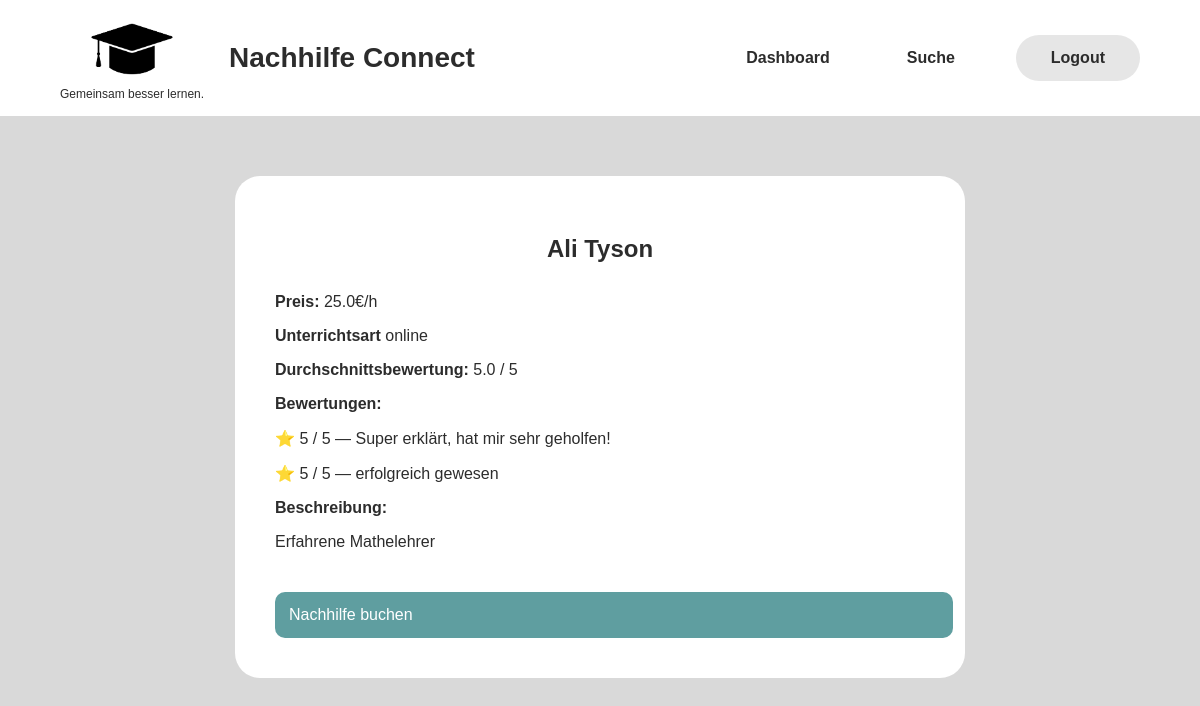
/lehrerprofil/1, run on the app's committed database.
### models.py (models this page shows)
class User(db.Model):
    __tablename__ = "users"
    id = db.Column(db.Integer, primary_key=True)
    vorname = db.Column(db.String(100), nullable=False)
    nachname = db.Column(db.String(100), nullable=False)
    rolle = db.Column(db.String(20), nullable=False)                   #Schüler / lehrer
    telefon = db.Column(db.String(30), nullable=True)
    email = db.Column(db.String(120), unique=True, nullable=False)
    passwort = db.Column(db.String(255), nullable=False)
    buchungen_als_lehrer = db.relationship('Buchung', foreign_keys='Buchung.lehrer_id')

class LehrerProfil(db.Model):
    __tablename__ = "lehrer_profile"
    id = db.Column(db.Integer, primary_key=True)
    user_id = db.Column(db.Integer, db.ForeignKey('users.id'))
    user = db.relationship('User')
    faecher = db.relationship('LehrerFach')
    lehrer_typ = db.Column(db.String(30), nullable=False)                        #student / lehrer / tutor
    beschreibung = db.Column(db.Text)
    erfahrung_jahre = db.Column(db.Integer, nullable=True)
    unterrichtsart = db.Column(db.String(30), nullable=False)                    #online / vor_ort / beides
    stundenpreis = db.Column(db.Float)
    durchschnittsbewertung = db.Column(db.Numeric(3, 2), nullable=True, default=0)
    bewertungsanzahl = db.Column(db.Integer, nullable=False, default=0)
    verfuegbar = db.Column(db.Boolean, nullable=False, default=True)
    ort = db.Column(db.String(200), nullable=True)
    verifizierungs_status = db.Column(db.String(30), nullable=False, default="ausstehend")

class Bewertung(db.Model):
    __tablename__ = "bewertung"
    id = db.Column(db.Integer, primary_key=True)
    buchung_id = db.Column(db.Integer, db.ForeignKey("buchung.id"), unique=True, nullable=False)
    bewerter_id = db.Column(db.Integer, db.ForeignKey("users.id"), nullable=False)
    bewertet_id = db.Column(db.Integer, db.ForeignKey("users.id"), nullable=False)
    sterne = db.Column(db.Integer, nullable=False)
    kommentar = db.Column(db.Text, nullable=True)
    erstellt_am = db.Column(db.DateTime, nullable=False, default=datetime.utcnow)

### app.py (the view)
@app.route('/lehrerprofil/<int:id>')
def teacher_profile(id):
    lehrer = LehrerProfil.query.get(id)
    bewertungen = []
    for buchung in lehrer.user.buchungen_als_lehrer:
        if buchung.bewertung:
            bewertungen.append(buchung.bewertung)
    if bewertungen:
        durchschnitt = sum(b.sterne for b in bewertungen) / len(bewertungen)
    else:
        durchschnitt = 0
    return render_template(
        'teacher_profile.html',
        lehrer=lehrer,
        bewertungen=bewertungen,
        durchschnitt=durchschnitt
    )

### templates/teacher_profile.html (shortened to what this page needs)
<!DOCTYPE html>
<html lang="de">
<head>
    <link rel="stylesheet" href="{{ url_for('static', filename='css/style.css') }}">
</head>
<body>
    <header>
        <div class="header-left">
        <div class="logo">
            <img src="{{ url_for('static', filename='images/logo.png') }}" alt="Nachhilfe Connect Logo">
            <p>Gemeinsam besser lernen.</p>
        </div>
        <h1>Nachhilfe Connect</h1>
</div>
        <nav>
            <ul>
            <li><a href="{{ url_for('student_dashboard') }}">Dashboard</a></li>
            <li><a href="{{ url_for('teacher_search') }}">Suche</a></li>
            <li><a class="login-button" href="{{ url_for('logout') }}">Logout</a></li>
            </ul>
        </nav>
    </header>
    <main>
        <section class="profile-container">
             <div class="profile-card">
                 <h2>{{ lehrer.user.vorname }} {{ lehrer.user.nachname }}</h2>
                 <p><strong>Preis:</strong> {{ lehrer.stundenpreis }}€/h</p>
                 <p><strong>Unterrichtsart</strong> {{ lehrer.unterrichtsart }}</p>
                 <p><strong>Durchschnittsbewertung:</strong> {{ "%.1f"|format(durchschnitt) }} / 5</p>
            {% if bewertungen  %}
                    <p><strong>Bewertungen:</strong></p>
                    {% for bewertung in bewertungen  %}
                            <p>⭐ {{ bewertung.sterne }} / 5 — {{ bewertung.kommentar }}</p>
                    {% endfor %}
                    {% else %}
                    <p><strong>Bewertungen:</strong> Noch keine Bewertungen vorhanden.</p>
            {% endif %}
                 <p><strong>Beschreibung:</strong></p>
                 <p>
                    {{ lehrer.beschreibung }}
                 </p>
              <a href="{{ url_for('booking_teacher', lehrer_id=lehrer.id) }}"  class="booking-btn">
                Nachhilfe buchen
              </a>
            </div>
        </section>
    </main>
</body>
</html>

### static/css/style.css (style rules this page uses)
body { margin: 0; font-family: Arial, sans-serif; color: #2c2c2c; background-color: #d9d9d9; }
header { background-color: #ffffff; padding: 15px 60px; display: flex; justify-content: space-between; align-items: center; }
.logo { text-align: center; }
.logo img { max-width: 90px; height: auto; }
.logo p { font-size: 12px; margin: 0; }
header h1 { font-size: 28px; margin: 0; }
.header-left { display: flex; align-items: center; gap: 25px; }
nav ul { list-style-type: none; margin: 0; padding: 0; overflow: hidden; display: flex; align-items: center; gap: 45px; }
nav li { float: left; }
nav li a { display: block; color: #2c2c2c; text-align: center; padding: 14px 16px; text-decoration: none; font-weight: bold; }
.login-button { background-color: #e6e6e6; border-radius: 30px; padding: 14px 35px; }
.profile-container { display: flex; justify-content: center; margin-top: 60px; }
.profile-card { background-color: white; width: 650px; padding: 40px; border-radius: 25px; }
.profile-card h2 { text-align: center; margin-bottom: 30px; }
.booking-btn { display: inline-block; margin-top: 25px; background-color: #5f9ea0; color: white; text-decoration: none; padding: 12px 20px; border-radius: 10px; }
.booking-btn { width: 100%; padding: 14px; background-color: #5f9ea0; color: white; border: none; border-radius: 10px; font-size: 16px; cursor: pointer; }

### data on the page
User: user.vorname "Ali", user.nachname "Tyson"
LehrerProfil: stundenpreis "25.0", unterrichtsart "online", beschreibung "Erfahrene Mathelehrer"
Bewertung: sterne "5", kommentar "Super erklärt, hat mir sehr geholfen!"
Bewertung: sterne "5", kommentar "erfolgreich gewesen"

### other printed values
{{ "%.1f"|format(durchschnitt) }} "5.0"
